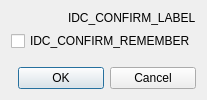
<?xml version="1.0" encoding="UTF-8"?>
<ui version="4.0">
 <class>ConfirmRememberDlg</class>
 <widget class="QWidget" name="ConfirmRememberDlg">
  <property name="windowTitle">
   <string>PCem</string>
  </property>
  <layout class="QVBoxLayout" name="mainLayout">
   <item>
    <layout class="QHBoxLayout" name="messageLayout">
     <item>
      <widget class="QLabel" name="iconLabel">
       <property name="text">
        <string/>
       </property>
       <property name="pixmap">
        <pixmap/>
       </property>
      </widget>
     </item>
     <item>
      <widget class="QLabel" name="IDC_CONFIRM_LABEL">
       <property name="text">
        <string>IDC_CONFIRM_LABEL</string>
       </property>
       <property name="wordWrap">
        <bool>true</bool>
       </property>
      </widget>
     </item>
    </layout>
   </item>
   <item>
    <widget class="QCheckBox" name="IDC_CONFIRM_REMEMBER">
     <property name="text">
      <string>IDC_CONFIRM_REMEMBER</string>
     </property>
    </widget>
   </item>
   <item>
    <spacer name="confirmVertSpacer">
     <property name="orientation">
      <enum>Qt::Orientation::Vertical</enum>
     </property>
     <property name="sizeHint" stdset="0">
      <size>
       <width>0</width>
       <height>0</height>
      </size>
     </property>
    </spacer>
   </item>
   <item>
    <layout class="QHBoxLayout" name="buttonLayout">
     <item>
      <spacer name="buttonSpacer">
       <property name="orientation">
        <enum>Qt::Horizontal</enum>
       </property>
      </spacer>
     </item>
     <item>
      <widget class="QPushButton" name="wxID_OK">
       <property name="text">
        <string>OK</string>
       </property>
       <property name="default">
        <bool>true</bool>
       </property>
      </widget>
     </item>
     <item>
      <widget class="QPushButton" name="wxID_CANCEL">
       <property name="text">
        <string>Cancel</string>
       </property>
      </widget>
     </item>
    </layout>
   </item>
  </layout>
 </widget>
 <resources/>
 <connections/>
</ui>
